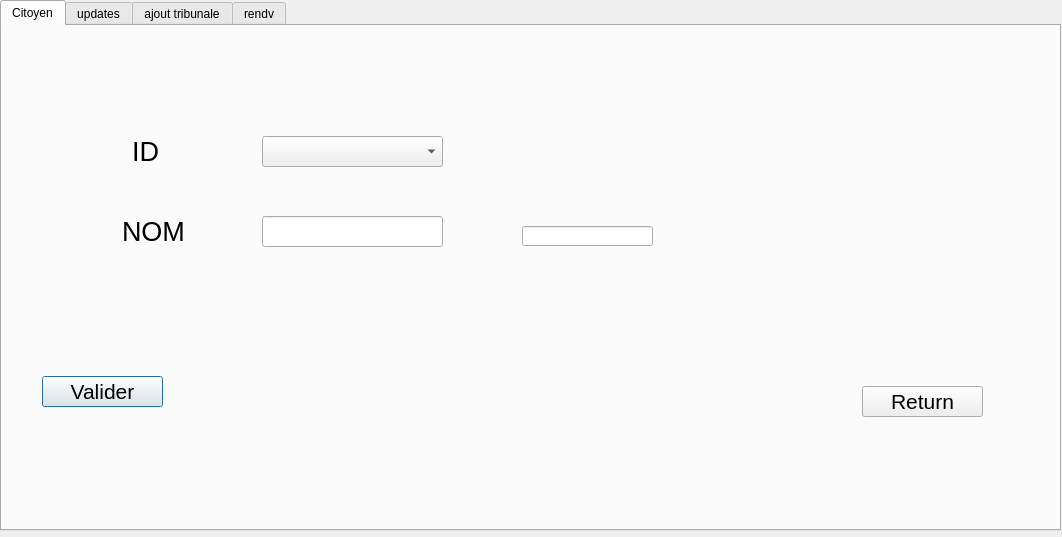
<?xml version="1.0" encoding="UTF-8"?>
<ui version="4.0">
 <class>mainwindow_citoyen</class>
 <widget class="QDialog" name="mainwindow_citoyen">
  <property name="geometry">
   <rect>
    <x>0</x>
    <y>0</y>
    <width>1062</width>
    <height>537</height>
   </rect>
  </property>
  <property name="windowTitle">
   <string>Dialog</string>
  </property>
  <widget class="QTabWidget" name="tabWidget">
   <property name="geometry">
    <rect>
     <x>0</x>
     <y>0</y>
     <width>1061</width>
     <height>531</height>
    </rect>
   </property>
   <property name="tabletTracking">
    <bool>true</bool>
   </property>
   <property name="acceptDrops">
    <bool>true</bool>
   </property>
   <property name="autoFillBackground">
    <bool>true</bool>
   </property>
   <property name="currentIndex">
    <number>0</number>
   </property>
   <widget class="QWidget" name="tab">
    <attribute name="title">
     <string>Citoyen</string>
    </attribute>
    <widget class="QLabel" name="label">
     <property name="geometry">
      <rect>
       <x>130</x>
       <y>110</y>
       <width>111</width>
       <height>31</height>
      </rect>
     </property>
     <property name="font">
      <font>
       <pointsize>20</pointsize>
      </font>
     </property>
     <property name="text">
      <string>ID</string>
     </property>
    </widget>
    <widget class="QLabel" name="label_2">
     <property name="geometry">
      <rect>
       <x>120</x>
       <y>190</y>
       <width>121</width>
       <height>31</height>
      </rect>
     </property>
     <property name="font">
      <font>
       <pointsize>20</pointsize>
      </font>
     </property>
     <property name="text">
      <string>NOM</string>
     </property>
    </widget>
    <widget class="QLineEdit" name="lineEdit_2">
     <property name="geometry">
      <rect>
       <x>260</x>
       <y>190</y>
       <width>181</width>
       <height>31</height>
      </rect>
     </property>
     <property name="font">
      <font>
       <pointsize>20</pointsize>
      </font>
     </property>
    </widget>
    <widget class="QPushButton" name="pushButton">
     <property name="geometry">
      <rect>
       <x>40</x>
       <y>350</y>
       <width>121</width>
       <height>31</height>
      </rect>
     </property>
     <property name="font">
      <font>
       <pointsize>16</pointsize>
      </font>
     </property>
     <property name="text">
      <string>Valider</string>
     </property>
    </widget>
    <widget class="QPushButton" name="pushButton_2">
     <property name="geometry">
      <rect>
       <x>860</x>
       <y>360</y>
       <width>121</width>
       <height>31</height>
      </rect>
     </property>
     <property name="font">
      <font>
       <pointsize>16</pointsize>
      </font>
     </property>
     <property name="text">
      <string>Return</string>
     </property>
    </widget>
    <widget class="QLabel" name="label_pic">
     <property name="geometry">
      <rect>
       <x>500</x>
       <y>50</y>
       <width>451</width>
       <height>261</height>
      </rect>
     </property>
     <property name="text">
      <string/>
     </property>
    </widget>
    <widget class="QLabel" name="verif_label">
     <property name="geometry">
      <rect>
       <x>60</x>
       <y>240</y>
       <width>561</width>
       <height>21</height>
      </rect>
     </property>
     <property name="font">
      <font>
       <pointsize>14</pointsize>
       <weight>75</weight>
       <bold>true</bold>
       <underline>true</underline>
      </font>
     </property>
     <property name="text">
      <string/>
     </property>
    </widget>
    <widget class="QComboBox" name="comboBox_5">
     <property name="geometry">
      <rect>
       <x>260</x>
       <y>110</y>
       <width>181</width>
       <height>31</height>
      </rect>
     </property>
    </widget>
    <widget class="QLineEdit" name="lineEdit">
     <property name="geometry">
      <rect>
       <x>520</x>
       <y>200</y>
       <width>131</width>
       <height>20</height>
      </rect>
     </property>
    </widget>
   </widget>
   <widget class="QWidget" name="tab_3">
    <attribute name="title">
     <string>updates</string>
    </attribute>
    <widget class="QTableView" name="tableView">
     <property name="geometry">
      <rect>
       <x>280</x>
       <y>0</y>
       <width>711</width>
       <height>351</height>
      </rect>
     </property>
    </widget>
    <widget class="QPushButton" name="pushButton_6">
     <property name="geometry">
      <rect>
       <x>320</x>
       <y>390</y>
       <width>111</width>
       <height>24</height>
      </rect>
     </property>
     <property name="text">
      <string>suprimer</string>
     </property>
    </widget>
    <widget class="QLineEdit" name="lineEdit_9">
     <property name="geometry">
      <rect>
       <x>30</x>
       <y>390</y>
       <width>141</width>
       <height>22</height>
      </rect>
     </property>
    </widget>
    <widget class="QPushButton" name="pushButton_7">
     <property name="geometry">
      <rect>
       <x>550</x>
       <y>390</y>
       <width>75</width>
       <height>24</height>
      </rect>
     </property>
     <property name="text">
      <string>show</string>
     </property>
    </widget>
    <widget class="QPushButton" name="pushButton_8">
     <property name="geometry">
      <rect>
       <x>20</x>
       <y>280</y>
       <width>111</width>
       <height>24</height>
      </rect>
     </property>
     <property name="text">
      <string>update</string>
     </property>
    </widget>
    <widget class="QLabel" name="label_8">
     <property name="geometry">
      <rect>
       <x>10</x>
       <y>30</y>
       <width>47</width>
       <height>14</height>
      </rect>
     </property>
     <property name="text">
      <string>adress:</string>
     </property>
    </widget>
    <widget class="QLabel" name="label_12">
     <property name="geometry">
      <rect>
       <x>10</x>
       <y>80</y>
       <width>47</width>
       <height>14</height>
      </rect>
     </property>
     <property name="text">
      <string>email:</string>
     </property>
    </widget>
    <widget class="QLabel" name="label_13">
     <property name="geometry">
      <rect>
       <x>10</x>
       <y>130</y>
       <width>121</width>
       <height>16</height>
      </rect>
     </property>
     <property name="text">
      <string>numero de telephone:</string>
     </property>
    </widget>
    <widget class="QLineEdit" name="lineEdit_10">
     <property name="geometry">
      <rect>
       <x>60</x>
       <y>30</y>
       <width>113</width>
       <height>20</height>
      </rect>
     </property>
    </widget>
    <widget class="QLineEdit" name="lineEdit_11">
     <property name="geometry">
      <rect>
       <x>60</x>
       <y>80</y>
       <width>113</width>
       <height>20</height>
      </rect>
     </property>
    </widget>
    <widget class="QLineEdit" name="lineEdit_12">
     <property name="geometry">
      <rect>
       <x>140</x>
       <y>130</y>
       <width>113</width>
       <height>20</height>
      </rect>
     </property>
    </widget>
    <widget class="QComboBox" name="comboBox_2">
     <property name="geometry">
      <rect>
       <x>130</x>
       <y>180</y>
       <width>62</width>
       <height>22</height>
      </rect>
     </property>
    </widget>
    <widget class="QLabel" name="label_14">
     <property name="geometry">
      <rect>
       <x>20</x>
       <y>180</y>
       <width>81</width>
       <height>16</height>
      </rect>
     </property>
     <property name="text">
      <string>select ID:</string>
     </property>
    </widget>
    <widget class="QPushButton" name="pushButton_9">
     <property name="geometry">
      <rect>
       <x>20</x>
       <y>330</y>
       <width>171</width>
       <height>23</height>
      </rect>
     </property>
     <property name="text">
      <string>Organizer par l'identifiant</string>
     </property>
    </widget>
    <widget class="QPushButton" name="pushButton_12">
     <property name="geometry">
      <rect>
       <x>190</x>
       <y>390</y>
       <width>101</width>
       <height>23</height>
      </rect>
     </property>
     <property name="text">
      <string>RECHERCHE</string>
     </property>
    </widget>
    <widget class="QComboBox" name="comboBox_4">
     <property name="geometry">
      <rect>
       <x>30</x>
       <y>420</y>
       <width>62</width>
       <height>22</height>
      </rect>
     </property>
     <item>
      <property name="text">
       <string>ID_CT</string>
      </property>
     </item>
     <item>
      <property name="text">
       <string>NOM_CT</string>
      </property>
     </item>
     <item>
      <property name="text">
       <string>PRENOM_CT</string>
      </property>
     </item>
     <item>
      <property name="text">
       <string>ADRESS_CT</string>
      </property>
     </item>
     <item>
      <property name="text">
       <string>MAIL_CT</string>
      </property>
     </item>
     <item>
      <property name="text">
       <string>NUM_CT</string>
      </property>
     </item>
    </widget>
    <widget class="QPushButton" name="stat_raz">
     <property name="geometry">
      <rect>
       <x>450</x>
       <y>390</y>
       <width>75</width>
       <height>23</height>
      </rect>
     </property>
     <property name="text">
      <string>statistic</string>
     </property>
    </widget>
   </widget>
   <widget class="QWidget" name="tab_2">
    <attribute name="title">
     <string>ajout tribunale</string>
    </attribute>
    <widget class="QLabel" name="label_4">
     <property name="geometry">
      <rect>
       <x>90</x>
       <y>60</y>
       <width>49</width>
       <height>16</height>
      </rect>
     </property>
     <property name="text">
      <string>Nom</string>
     </property>
    </widget>
    <widget class="QLabel" name="label_5">
     <property name="geometry">
      <rect>
       <x>90</x>
       <y>100</y>
       <width>49</width>
       <height>16</height>
      </rect>
     </property>
     <property name="text">
      <string>Prenom</string>
     </property>
    </widget>
    <widget class="QLabel" name="label_6">
     <property name="geometry">
      <rect>
       <x>90</x>
       <y>140</y>
       <width>49</width>
       <height>16</height>
      </rect>
     </property>
     <property name="text">
      <string>CIN</string>
     </property>
    </widget>
    <widget class="QLabel" name="label_7">
     <property name="geometry">
      <rect>
       <x>90</x>
       <y>190</y>
       <width>49</width>
       <height>16</height>
      </rect>
     </property>
     <property name="text">
      <string>Adress</string>
     </property>
    </widget>
    <widget class="QLabel" name="label_9">
     <property name="geometry">
      <rect>
       <x>90</x>
       <y>290</y>
       <width>171</width>
       <height>20</height>
      </rect>
     </property>
     <property name="text">
      <string>Numéro du télephone</string>
     </property>
    </widget>
    <widget class="QLabel" name="label_10">
     <property name="geometry">
      <rect>
       <x>90</x>
       <y>240</y>
       <width>49</width>
       <height>16</height>
      </rect>
     </property>
     <property name="text">
      <string>Email</string>
     </property>
    </widget>
    <widget class="QGroupBox" name="groupBox">
     <property name="geometry">
      <rect>
       <x>480</x>
       <y>30</y>
       <width>441</width>
       <height>311</height>
      </rect>
     </property>
     <property name="title">
      <string/>
     </property>
     <widget class="QComboBox" name="comboBox">
      <property name="geometry">
       <rect>
        <x>180</x>
        <y>80</y>
        <width>171</width>
        <height>22</height>
       </rect>
      </property>
      <item>
       <property name="text">
        <string/>
       </property>
      </item>
      <item>
       <property name="text">
        <string>Civiles de première instance</string>
       </property>
      </item>
      <item>
       <property name="text">
        <string>Pénales</string>
       </property>
      </item>
      <item>
       <property name="text">
        <string>De recours</string>
       </property>
      </item>
     </widget>
     <widget class="QCheckBox" name="checkBox">
      <property name="geometry">
       <rect>
        <x>40</x>
        <y>130</y>
        <width>171</width>
        <height>21</height>
       </rect>
      </property>
      <property name="text">
       <string>Evidance physique</string>
      </property>
     </widget>
     <widget class="QCheckBox" name="checkBox_2">
      <property name="geometry">
       <rect>
        <x>40</x>
        <y>160</y>
        <width>191</width>
        <height>20</height>
       </rect>
      </property>
      <property name="text">
       <string>Evidance Numérique</string>
      </property>
     </widget>
     <widget class="QCheckBox" name="checkBox_3">
      <property name="geometry">
       <rect>
        <x>40</x>
        <y>190</y>
        <width>76</width>
        <height>20</height>
       </rect>
      </property>
      <property name="text">
       <string>Témoin</string>
      </property>
     </widget>
     <widget class="QLabel" name="label_11">
      <property name="geometry">
       <rect>
        <x>40</x>
        <y>80</y>
        <width>111</width>
        <height>16</height>
       </rect>
      </property>
      <property name="text">
       <string>Type du case</string>
      </property>
     </widget>
    </widget>
    <widget class="QLineEdit" name="lineEdit_3">
     <property name="geometry">
      <rect>
       <x>160</x>
       <y>60</y>
       <width>113</width>
       <height>22</height>
      </rect>
     </property>
    </widget>
    <widget class="QLineEdit" name="lineEdit_4">
     <property name="geometry">
      <rect>
       <x>160</x>
       <y>100</y>
       <width>113</width>
       <height>22</height>
      </rect>
     </property>
    </widget>
    <widget class="QLineEdit" name="lineEdit_5">
     <property name="geometry">
      <rect>
       <x>160</x>
       <y>140</y>
       <width>113</width>
       <height>22</height>
      </rect>
     </property>
    </widget>
    <widget class="QLineEdit" name="lineEdit_6">
     <property name="geometry">
      <rect>
       <x>160</x>
       <y>190</y>
       <width>113</width>
       <height>22</height>
      </rect>
     </property>
    </widget>
    <widget class="QLineEdit" name="lineEdit_7">
     <property name="geometry">
      <rect>
       <x>250</x>
       <y>290</y>
       <width>113</width>
       <height>22</height>
      </rect>
     </property>
    </widget>
    <widget class="QLineEdit" name="lineEdit_8">
     <property name="geometry">
      <rect>
       <x>160</x>
       <y>240</y>
       <width>113</width>
       <height>22</height>
      </rect>
     </property>
    </widget>
    <widget class="QPushButton" name="pushButton_4">
     <property name="geometry">
      <rect>
       <x>634</x>
       <y>393</y>
       <width>221</width>
       <height>31</height>
      </rect>
     </property>
     <property name="text">
      <string>Enregistre dans file d'attend</string>
     </property>
    </widget>
    <widget class="QPushButton" name="pushButton_5">
     <property name="geometry">
      <rect>
       <x>890</x>
       <y>393</y>
       <width>81</width>
       <height>31</height>
      </rect>
     </property>
     <property name="text">
      <string>ANNULER</string>
     </property>
    </widget>
   </widget>
   <widget class="QWidget" name="tab_4">
    <attribute name="title">
     <string>rendv</string>
    </attribute>
    <widget class="QComboBox" name="comboBox_3">
     <property name="geometry">
      <rect>
       <x>180</x>
       <y>320</y>
       <width>62</width>
       <height>22</height>
      </rect>
     </property>
    </widget>
    <widget class="QDateEdit" name="dateEdit">
     <property name="geometry">
      <rect>
       <x>480</x>
       <y>340</y>
       <width>194</width>
       <height>22</height>
      </rect>
     </property>
    </widget>
    <widget class="QPushButton" name="load">
     <property name="geometry">
      <rect>
       <x>60</x>
       <y>390</y>
       <width>75</width>
       <height>23</height>
      </rect>
     </property>
     <property name="text">
      <string>load</string>
     </property>
    </widget>
    <widget class="QPushButton" name="save">
     <property name="geometry">
      <rect>
       <x>670</x>
       <y>390</y>
       <width>75</width>
       <height>23</height>
      </rect>
     </property>
     <property name="text">
      <string>save</string>
     </property>
    </widget>
    <widget class="QListWidget" name="listWidget">
     <property name="geometry">
      <rect>
       <x>50</x>
       <y>50</y>
       <width>256</width>
       <height>261</height>
      </rect>
     </property>
     <property name="dragEnabled">
      <bool>true</bool>
     </property>
     <property name="dragDropOverwriteMode">
      <bool>true</bool>
     </property>
     <property name="dragDropMode">
      <enum>QAbstractItemView::DragDrop</enum>
     </property>
     <property name="defaultDropAction">
      <enum>Qt::MoveAction</enum>
     </property>
     <property name="selectionMode">
      <enum>QAbstractItemView::SingleSelection</enum>
     </property>
    </widget>
    <widget class="QLabel" name="label_15">
     <property name="geometry">
      <rect>
       <x>80</x>
       <y>330</y>
       <width>47</width>
       <height>14</height>
      </rect>
     </property>
     <property name="text">
      <string>ID</string>
     </property>
    </widget>
    <widget class="QLabel" name="label_16">
     <property name="geometry">
      <rect>
       <x>80</x>
       <y>360</y>
       <width>151</width>
       <height>16</height>
      </rect>
     </property>
     <property name="text">
      <string/>
     </property>
    </widget>
    <widget class="QListWidget" name="listWidget_2">
     <property name="geometry">
      <rect>
       <x>480</x>
       <y>50</y>
       <width>261</width>
       <height>271</height>
      </rect>
     </property>
     <property name="acceptDrops">
      <bool>true</bool>
     </property>
     <property name="dragDropMode">
      <enum>QAbstractItemView::DropOnly</enum>
     </property>
     <property name="defaultDropAction">
      <enum>Qt::MoveAction</enum>
     </property>
     <property name="selectionMode">
      <enum>QAbstractItemView::SingleSelection</enum>
     </property>
    </widget>
    <widget class="QGroupBox" name="groupBox_2">
     <property name="geometry">
      <rect>
       <x>780</x>
       <y>50</y>
       <width>231</width>
       <height>161</height>
      </rect>
     </property>
     <property name="title">
      <string>helper Index</string>
     </property>
     <widget class="QLineEdit" name="lineEdit_13">
      <property name="geometry">
       <rect>
        <x>100</x>
        <y>30</y>
        <width>113</width>
        <height>20</height>
       </rect>
      </property>
     </widget>
     <widget class="QLabel" name="label_3">
      <property name="geometry">
       <rect>
        <x>20</x>
        <y>30</y>
        <width>47</width>
        <height>14</height>
       </rect>
      </property>
      <property name="text">
       <string>recherche</string>
      </property>
     </widget>
     <widget class="QPushButton" name="pushButton_11">
      <property name="geometry">
       <rect>
        <x>30</x>
        <y>110</y>
        <width>191</width>
        <height>31</height>
       </rect>
      </property>
      <property name="text">
       <string>Recherche</string>
      </property>
     </widget>
     <widget class="QLabel" name="label_ver">
      <property name="geometry">
       <rect>
        <x>30</x>
        <y>60</y>
        <width>91</width>
        <height>31</height>
       </rect>
      </property>
      <property name="text">
       <string/>
      </property>
     </widget>
    </widget>
    <widget class="QPushButton" name="pushButton_13">
     <property name="geometry">
      <rect>
       <x>310</x>
       <y>50</y>
       <width>75</width>
       <height>23</height>
      </rect>
     </property>
     <property name="text">
      <string>CLear</string>
     </property>
    </widget>
   </widget>
  </widget>
 </widget>
 <resources/>
 <connections/>
</ui>
